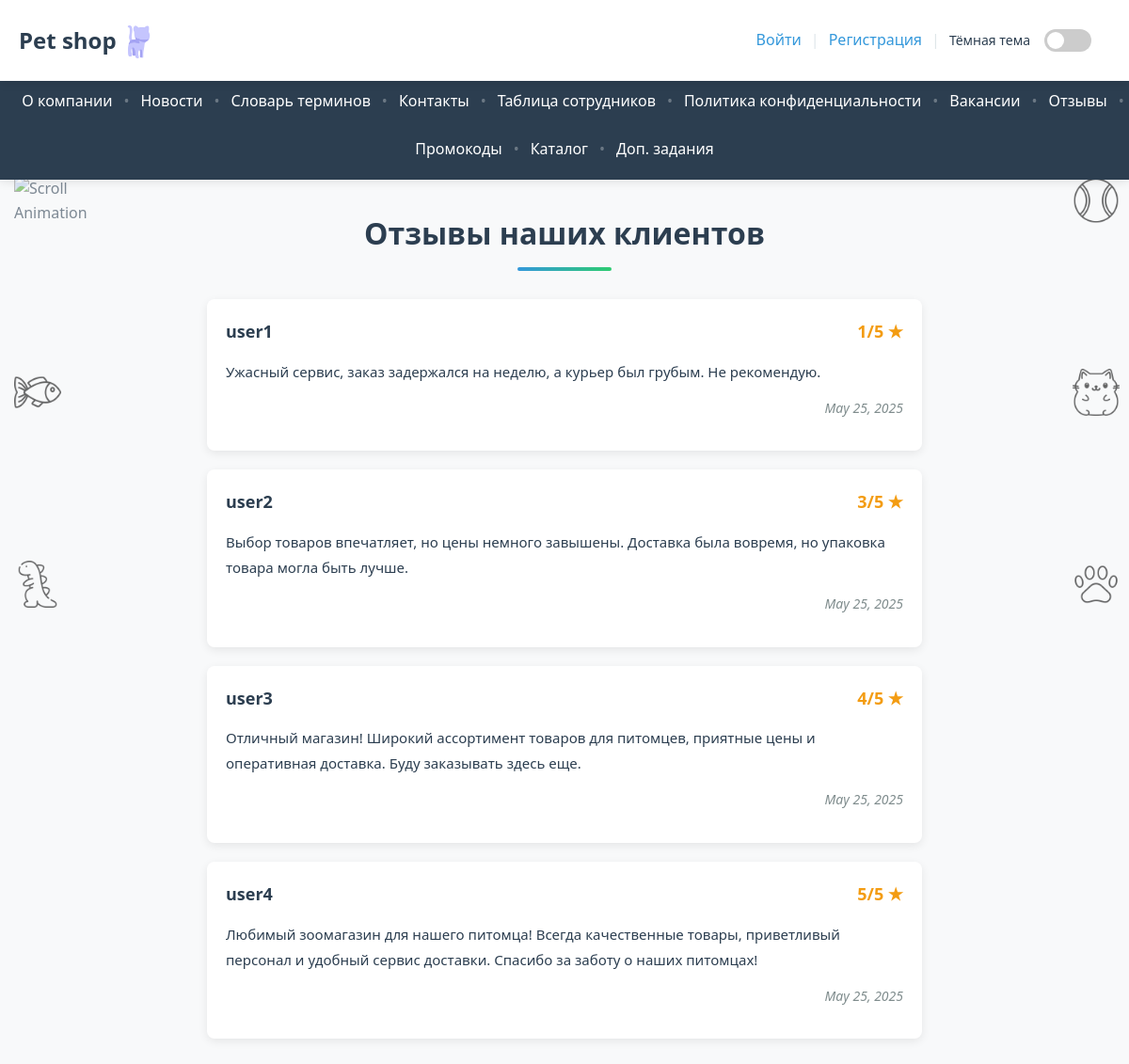
The app's page /reviews/ with its own data.
### pet_shop/models.py (models this page shows, shortened)
class Review(models.Model):
    customer = models.ForeignKey(ServiceUser, on_delete=models.CASCADE)
    rate = models.IntegerField()
    text = models.TextField()
    date = models.DateField(auto_now_add=True)

class ServiceUser(models.Model):
    user: User = models.OneToOneField(User, on_delete=models.CASCADE)
    phone = models.CharField(max_length=20, blank=True)
    address = models.TextField(blank=True)
    is_employee = models.BooleanField(default=False)
    birthday_date = models.DateField(default=timezone.now)
    balance = models.IntegerField(default=0)
    pic = models.ImageField(upload_to='pet_shop/images/avatar/', null=True)
    def __str__(self):
        return self.user.username

### pet_shop/views.py (the view)
# urls.py: path('reviews/', views.reviews, name='reviews'),
def reviews(request):
    return render(request, 'pet_shop/company/reviews.html', {'reviews': company_usecases.get_reviews()})

### pet_shop/repository/company.py (called while the page is built)
def get_reviews():
    return Review.objects.all()

### pet_shop/usecase/company.py (called while the page is built)
def get_reviews():
    return company_db.get_reviews()

### pet_shop/templates/pet_shop/company/reviews.html (shortened to what this page needs)
{% extends "pet_shop/base.html" %}
{% load static %}
{% block extra_css %}
<link rel="stylesheet" href="{% static 'pet_shop/css/reviews.css' %}">
{% endblock %}
{% block content %}
<div class="container reviews-container">
    <h3 class="reviews-title">Отзывы наших клиентов</h3>
    {% if reviews %}
    <div class="reviews-list">
        {% for n in reviews %}
        <div class="review-card">
            <div class="review-header">
                <span class="review-author">{{ n.customer }}</span>
                <span class="review-rating">{{ n.rate }}/5 ★</span>
            </div>
            <p class="review-text">{{ n.text }}</p>
            <p class="review-date">{{ n.date }}</p>
        </div>
        {% endfor %}
    </div>
    {% else %}
    <div class="no-reviews">
        Пока нет отзывов. Будьте первым!
    </div>
    {% endif %}
</div>
{% endblock %}

### pet_shop/static/pet_shop/css/base.css (style rules this page uses)
:root { --primary-color: #3498db; --secondary-color: #2980b9; --accent-color: #e74c3c; --text-color: #2c3e50; --light-bg: #f8f9fa; --border-color: #dfe6e9; --header-bg: white; --footer-bg: #2c3e50; --footer-text: white; --footer-hover: #ecf0f1; }
* { box-sizing: border-box; }
body { font-family: 'Segoe UI', Tahoma, Geneva, Verdana, sans-serif; margin: 0; padding: 0; color: var(--text-color); line-height: 1.6; background-color: var(--light-bg); transition: background-color 0.3s ease, color 0.3s ease; }

### pet_shop/static/pet_shop/css/reviews.css (style rules this page uses)
.reviews-container { max-width: 800px; margin: 30px auto; padding: 20px; font-family: 'Segoe UI', Tahoma, Geneva, Verdana, sans-serif; }
.reviews-title { color: var(--text-color, #2c3e50); text-align: center; margin-bottom: 30px; font-weight: 600; font-size: 32px; position: relative; padding-bottom: 15px; transition: color 0.3s ease; }
.reviews-title:after { content: ''; position: absolute; bottom: 0; left: 50%; transform: translateX(-50%); width: 100px; height: 4px; background: linear-gradient(90deg, #3498db, #2ecc71); border-radius: 2px; }
.reviews-list { display: flex; flex-direction: column; gap: 20px; }
.review-card { background: var(--header-bg, white); border-radius: 8px; padding: 20px; box-shadow: 0 3px 10px rgba(0, 0, 0, 0.08); transition: transform 0.3s ease, background-color 0.3s ease; }
.review-header { display: flex; justify-content: space-between; align-items: center; margin-bottom: 15px; }
.review-author { font-weight: 600; font-size: 18px; color: var(--text-color, #2c3e50); font-family: 'Segoe UI', Tahoma, Geneva, Verdana, sans-serif; transition: color 0.3s ease; }
.review-rating { color: #f39c12; font-weight: bold; font-size: 18px; font-family: 'Segoe UI', Tahoma, Geneva, Verdana, sans-serif; }
.review-text { color: var(--text-color, #34495e); line-height: 1.8; margin-bottom: 10px; font-size: 15px; font-family: 'Segoe UI', Tahoma, Geneva, Verdana, sans-serif; transition: color 0.3s ease; }
.review-date { color: #7f8c8d; font-size: 14px; text-align: right; font-family: 'Segoe UI', Tahoma, Geneva, Verdana, sans-serif; font-style: italic; }

### records on screen
Review: customer "user1", rate "1", text "Ужасный сервис, заказ задержался на неделю, а курьер был грубым. Не рекомендую.", date "May 25, 2025"
Review: customer "user2", rate "3", text "Выбор товаров впечатляет, но цены немного завышены. Доставка была вовремя, но упаковка товара могла быть лучше.", date "May 25, 2025"
Review: customer "user3", rate "4", text "Отличный магазин! Широкий ассортимент товаров для питомцев, приятные цены и оперативная доставка. Буду заказывать здесь еще.", date "May 25, 2025"
Review: customer "user4", rate "5", text "Любимый зоомагазин для нашего питомца! Всегда качественные товары, приветливый персонал и удобный сервис доставки. Спасибо за заботу о наших питомцах!", date "May 25, 2025"
